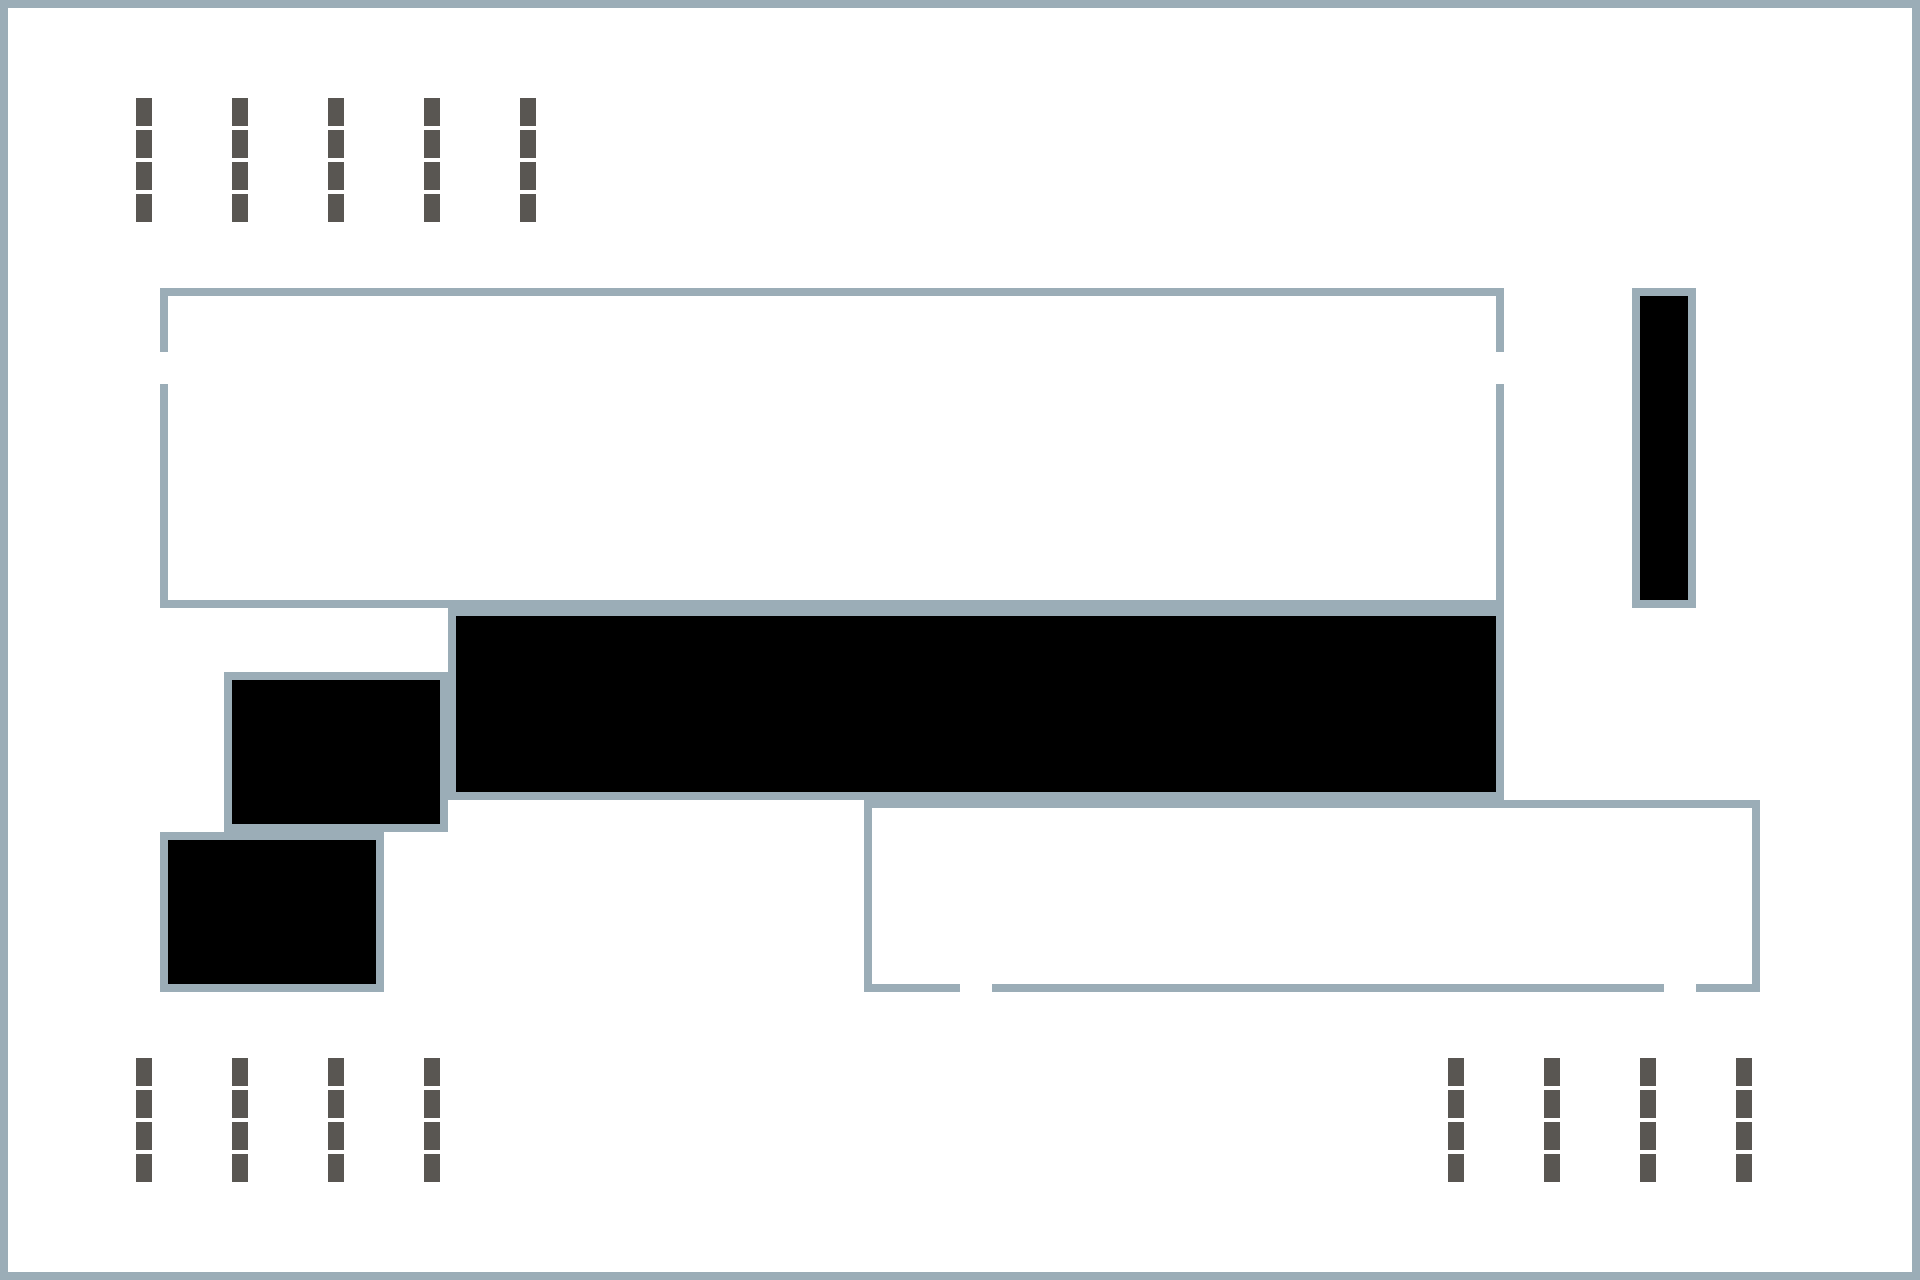

This is a level from a 2D game, rendered from its Tiled map with the project's own tilesets. A one-line summary and the map file follow, with tile-layer data summarised:
An orthogonal 60x40 tile map with 32x32 px tiles, 2 tile layers (ground, walls).

<map version="1.10" tiledversion="1.10.1" orientation="orthogonal" renderorder="right-down" width="60" height="40" tilewidth="32" tileheight="32" infinite="0" nextlayerid="4" nextobjectid="5">
 <editorsettings>
  <export target="../public/assets/map/foundie-graduator.json" format="json" />
 </editorsettings>
 <tileset firstgid="1" name="ground" tilewidth="32" tileheight="32" tilecount="36" columns="6">
  <image source="../public/assets/map/tileset.png" width="192" height="192" />
 </tileset>
 <layer id="1" name="ground" width="60" height="40">
  <data>[2400 cells, 2400 non-empty, 1 distinct tile ids]</data>
 </layer>
 <layer id="3" name="walls" width="60" height="40">
  <data>[2400 cells, 696 non-empty, 18 distinct tile ids]</data>
 </layer>
</map>